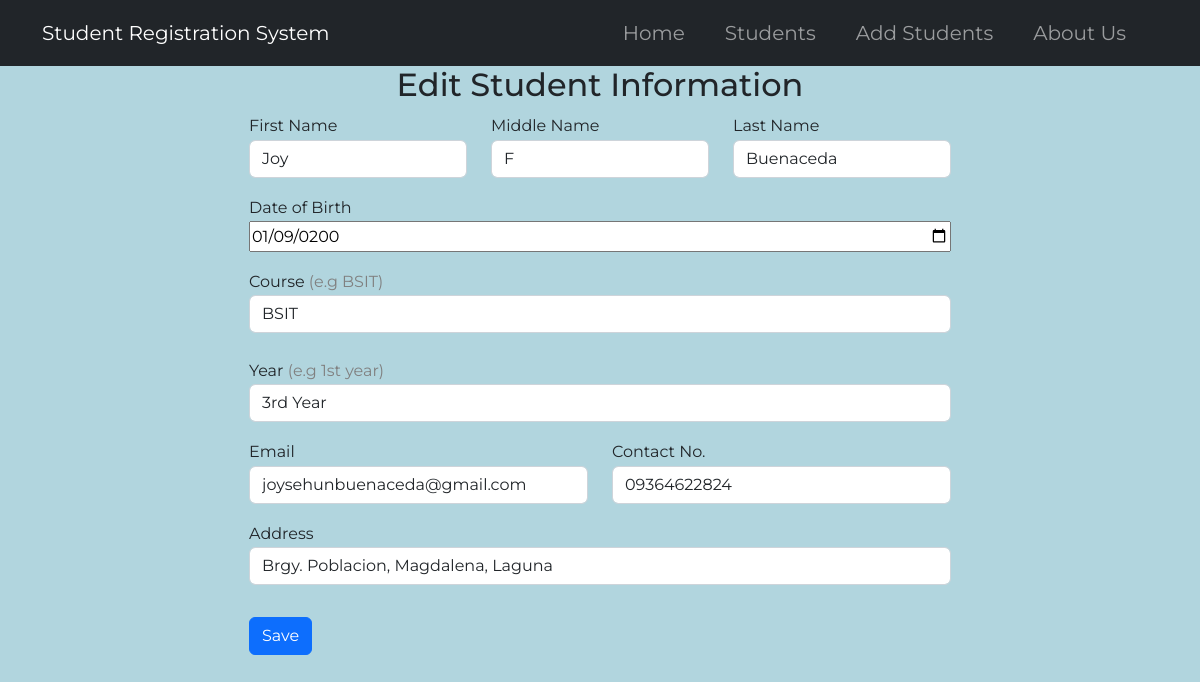
/1/edit, run on an earlier commit of the app's database.
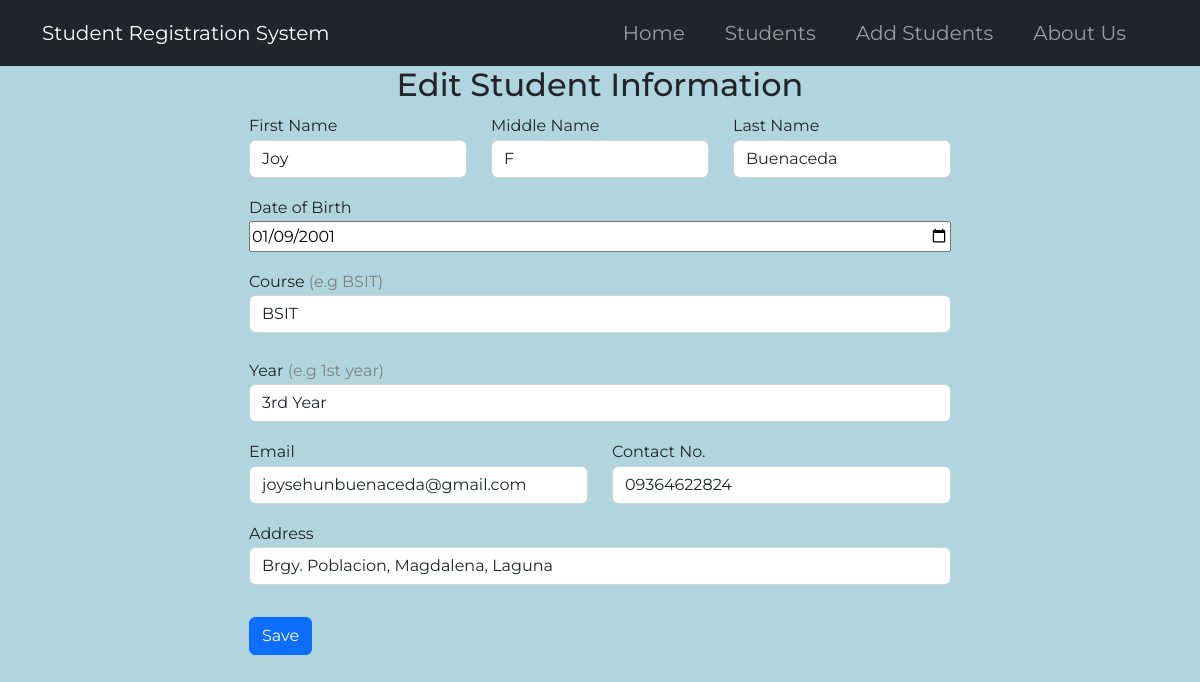
And on a later commit of the database.
### tables this page shows
CREATE TABLE students (
    stud_ID INTEGER PRIMARY KEY AUTOINCREMENT,
    stud_fname TEXT NOT NULL,
    stud_mname TEXT,
    stud_lname TEXT NOT NULL,
    stud_dob DATE NOT NULL,
    stud_course TEXT NOT NULL,
    stud_year TEXT NOT NULL,
    stud_email TEXT NOT NULL,
    stud_contact TEXT NOT NULL,
    stud_address TEXT NOT NULL
);

### app.py (the view, shortened to what this page needs)
@app.route('/<int:ID>/edit', methods=('GET','POST'))
def edit(ID):
    student = get_student(ID)
    return render_template('edit.html', student=student)

### app.py (called while the page is built)
def get_db_connection():
    conn = sqlite3.connect('database.db')
    conn.row_factory = sqlite3.Row
    return conn

def get_student(ID):
    conn = get_db_connection()
    students = conn.execute('SELECT * FROM students WHERE stud_ID = ?', (ID,)).fetchone()
    conn.close()
    if students is None:
        abort(404)
    return students

### templates/edit.html
{% extends 'base.html' %}
{% block content%}
<h2 class="text-center">{%block title%} Edit Student Information {%endblock%}</h2>
<section class="d-flex flex-column justify-content-center align-items-center">
    <form method="post" class=" d-flex flex-column gap-3">
        <div class="form-group d-flex  gap-4">
            <div class="name">
                <label for="first-name">First Name</label>
                <input type="text" name="first-name" placeholder="Enter your first name" class="form-control"
                    value="{{ request.form['stud_fname'] or student['stud_fname'] }}" required>
            </div>
            <div class="name">
                <label for="middle-name">Middle Name</label>
                <input type="text" name="middle-name" placeholder="Enter your middle name" class="form-control"
                    value="{{ request.form['stud_mname']  or student['stud_mname'] }}">
            </div>
            <div class="name">
                <label for="last-name">Last Name</label>
                <input type="text" name="last-name" placeholder="Enter your last name" class="form-control"
                    value="{{ request.form['stud_lname']  or student['stud_lname'] }}" required>
            </div>
        </div>
        <div class="form-group d-flex flex-column">
            <label for="">Date of Birth</label>
            <input type="date" name="dob" value="{{ request.form['stud_dob']  or student['stud_dob'] }}" required>
        </div>
        <div class="form-group d-flex flex-column gap-4">
            <div class="col">
                <label for="course">Course <span style="color: gray;">(e.g BSIT)</span></label>
                <input type="text" name="course" placeholder="Enter your course" class="form-control"
                    value="{{ request.form['stud_course']  or student['stud_course'] }}" required>
            </div>
            <div class="col">
                <label for="year">Year <span style="color: gray;">(e.g 1st year)</span></label>
                <input type="text" name="year" placeholder="Enter your year level" class="form-control"
                    value="{{ request.form['stud_year']  or student['stud_year'] }}" required>
            </div>
        </div>
        <div class="form-group d-flex gap-4">
            <div class="col">
                <label for="email">Email</label>
                <input type="email" name="email" id="email" placeholder="Enter your email" class="form-control"
                    value="{{ request.form['stud_email']  or student['stud_email']}}" required>
            </div>
            <div class="col">
                <label for="contact">Contact No.</label>
                <input type="tel" name="contact" id="contact" placeholder="Enter your Contact No." class="form-control"
                    value="{{ request.form['stud_contact']  or student['stud_contact'] }}">
            </div>
        </div>
        <div class="form-group">
            <label for="address">Address</label>
            <input type="tel" name="address" id="address" placeholder="Enter your address" class="form-control"
                value="{{ request.form['stud_address']  or student['stud_address']}}">
        </div>
        <div class="form-group mt-3">
            <button type="submit" class="btn btn-primary">Save</button>
        </div>
    </form>
</section>
{% endblock %}

What changed in the data, as far as the page shows it:
changed students "Joy": dob "01/09/0200" → "01/09/2001"
